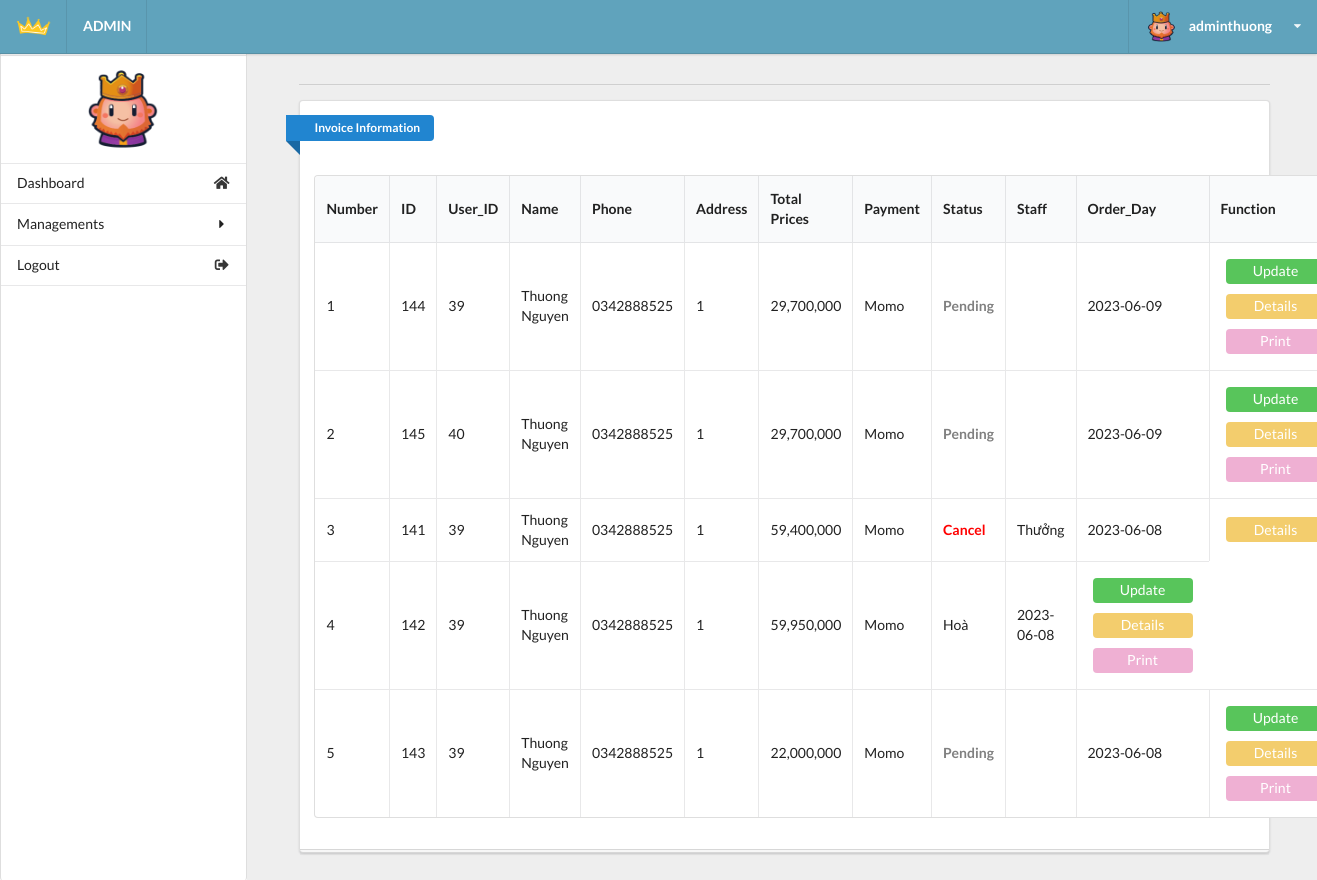
Before: /admin/admin.php?act=invoice (signed in) with the older database file.
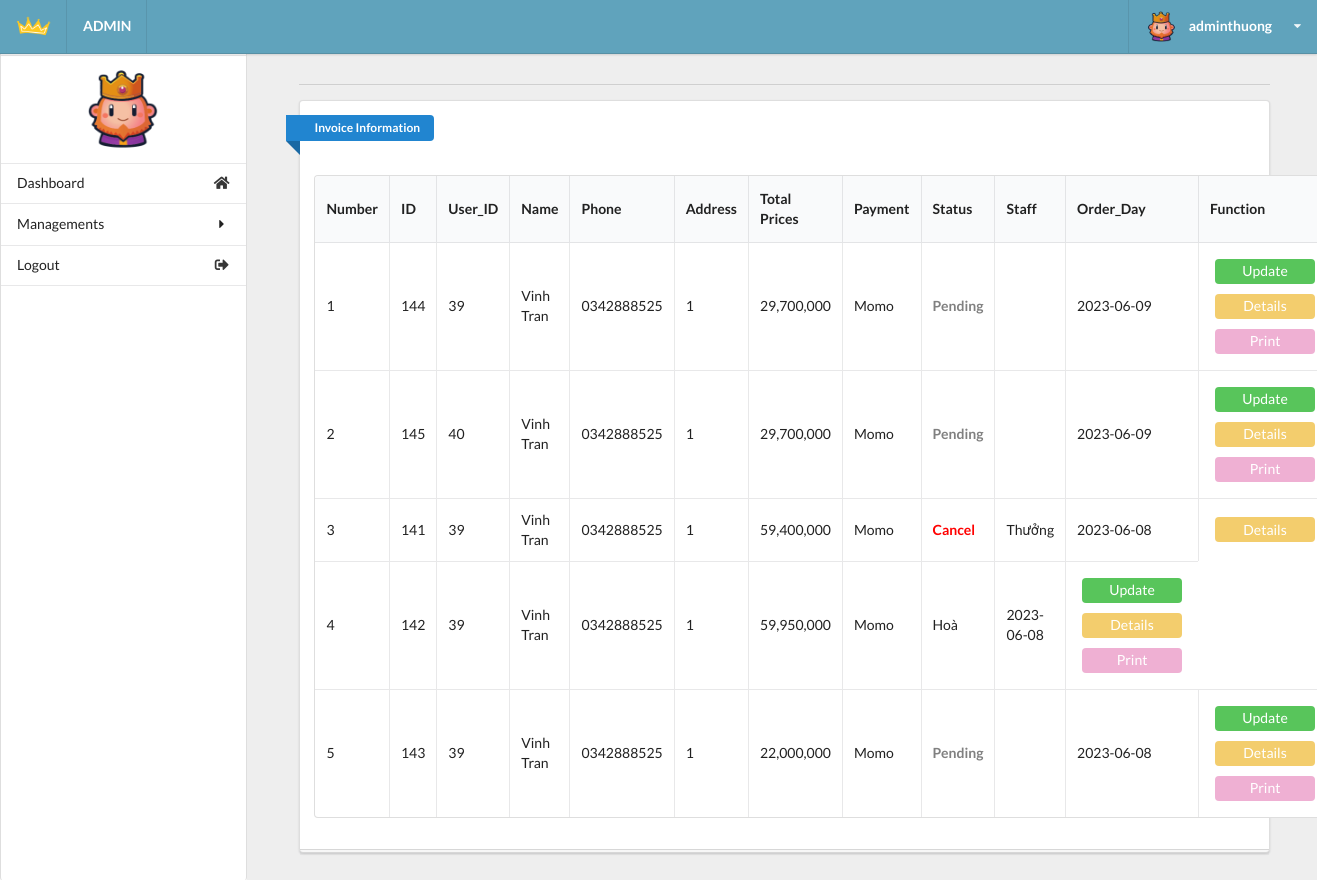
After: the same page with the newer database file.
### tables this page shows
CREATE TABLE `tbl_order` (
  `id` int(9) NOT NULL,
  `invoice_id` varchar(20) NOT NULL,
  `total_prices` double(10,0) NOT NULL DEFAULT 0,
  `payment` tinyint(1) NOT NULL DEFAULT 1,
  `id_user` int(11) NOT NULL,
  `fname` varchar(20) NOT NULL,
  `lname` varchar(20) NOT NULL,
  `phone` varchar(20) NOT NULL,
  `email` varchar(50) NOT NULL,
  `address` varchar(255) NOT NULL,
  `notes` varchar(255) NOT NULL DEFAULT 'Not note',
  `due_date` date NOT NULL DEFAULT current_timestamp(),
  `status` varchar(20) NOT NULL DEFAULT 'Pending',
  `employee_pr` int(11) DEFAULT NULL
);

### model/invoicedb.php (called while the page is built, shortened)
<?php
    function getall_invoice(){
        $conn=connectdb();
        $stmt = $conn->prepare("SELECT * FROM tbl_order ORDER BY due_date DESC");
        $stmt->execute();
        $kq=$stmt->fetchAll();
        return $kq;
    }
?>

### model/userdb.php (called while the page is built, shortened)
<?php
function getall_user(){
    $conn=connectdb();
    $stmt = $conn->prepare("SELECT * FROM tbl_user");
    $stmt->execute();
    $kq=$stmt->fetchAll();
    return $kq;
}
?>

### admin/invoice.php (the view, shortened to what the changed rows need)
<div class="right floated thirteen wide computer sixteen wide phone column" id="content">
    <div class="ui container grid">
        <div class="row">
            <div class="fifteen wide computer sixteen wide phone centered column center-table">
                <div class="ui grid">
                    <div class="sixteen wide computer sixteen wide phone centered column">
                        <div class="ui stacked segment">
                            <br><br>
                            <table id="example" class="ui celled table responsive nowrap unstackable"
                                style="width:100%">
                                <thead>
                                    <tr>
                                        <th>Number</th>
                                        <th>ID</th>
                                        <th>User_ID</th>
                                        <th>Name</th>
                                        <th>Phone</th>
                                        <th>Address</th>
                                        <th>Total Prices</th>
                                        <th>Payment</th>
                                        <th>Status</th>
                                        <th>Staff</th>
                                        <th>Order_Day</th>
                                        <th>Function</th>
                                    </tr>
                                </thead>
                                <?php
                  if (isset($kq) && (count($kq) > 0)) {
                    $i = 1;
                    foreach ($kq as $invoice) {
                      echo '
                        <tr>
                          <td>'.$i.'</td>
                          <td>'.$invoice['id'].'</td>
                          <td>'.$invoice['id_user'].'</td>
                          <td>'.$invoice['fname']. ' ' .$invoice['lname'].'</td>
                          <td>'.$invoice['phone'].'</td>
                          <td>'.$invoice['address'].'</td>
                          <td>'.number_format($invoice['total_prices']).'</td>
                        ';
                        if($invoice['payment'] ==1)
                        {
                          echo '<td>Cash on delivery</td>';
                        } else{
                          echo '<td>Momo</td>';
                        }
                        if($invoice['status'] =="Pending")
                        {
                          echo '<td class="status-pending">'.$invoice['status'].'</td>';
                        } elseif ($invoice['status'] == "Cancel"){
                          echo '<td class="status-cancel">'.$invoice['status'].'</td>';
                        } elseif ($invoice['status'] == "Delivered"){
                          echo '<td class="status-ordered">'.$invoice['status'].'</td>';
                        };
                        $check_us = 0;
                        foreach($user as $us)
                        {
                          if($us['id']==$invoice['employee_pr'])
                          {
                            echo '<td>'.$us['name_us'].'</td>';
                            $check_us = 1;
                          }
                        }
                        if($check_us == 0)
                        {
                          echo '<td> </td>';
                        }
                        echo '
                          <td>'.$invoice['due_date'].'</td>
                        ';
                        if($invoice['status'] == "Cancel")
                        {
                          echo'
                          <td>
                            <button  class="button-detail"><a class="change-a" href="../web_user/fashionApp.php?act=print_invoice_admin&iddh='.$invoice['id'].'">Details</a></button>
                          </td>
                        </tr>';
                        }
                        else {
                          echo'
                          <td>
                            <button  class="button-update"><a class="change-a" href="admin.php?act=updateform_invoice&id='.$invoice['id'].'">Update</a></button>
                            <button  class="button-detail"><a class="change-a" href="../web_user/fashionApp.php?act=print_invoice_admin&iddh='.$invoice['id'].'">Details</a></button>
                            <button  class="button-print"><a class="change-a" href="../web_user/fashionApp.php?act=print_invoice_admin&iddh='.$invoice['id'].'">Print</a></button>
                          </td>
                        </tr>';
                        }
                      $i++;
                    }
                  }
                ?>
                            </table>
                        </div>
                    </div>
                </div>
            </div>
        </div>
    </div>
</div>
</div>
</body>
</html>

Changed rows visible on the page:
changed tbl_order id 144: fname "Thuong" → "Vinh"; lname "Nguyen" → "Tran"
changed tbl_order id 145: fname "Thuong" → "Vinh"; lname "Nguyen" → "Tran"
changed tbl_order "Cancel": fname "Thuong" → "Vinh"; lname "Nguyen" → "Tran"
changed tbl_order id 142: fname "Thuong" → "Vinh"; lname "Nguyen" → "Tran"
changed tbl_order id 143: fname "Thuong" → "Vinh"; lname "Nguyen" → "Tran"
